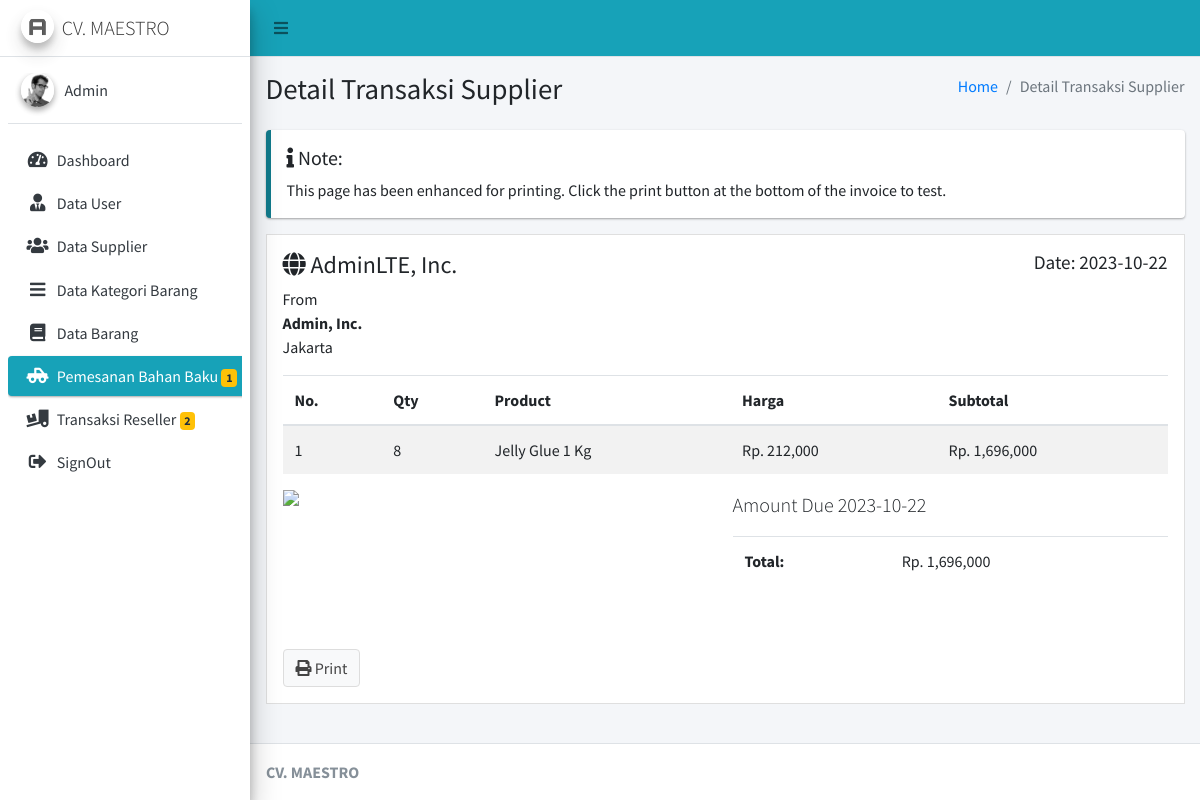
The app's page /Admin/cTransaksi/detail_transaksi/143 (signed in) with its own data.
### tables this page shows
CREATE TABLE `po_bb` (
  `id_po_bb` int(11) NOT NULL,
  `id_user` int(11) NOT NULL,
  `id_supplier` int(11) NOT NULL,
  `tgl_transaksi` varchar(15) NOT NULL,
  `total_bayar` varchar(15) NOT NULL,
  `stat_bayar` int(11) NOT NULL,
  `bukti_bayar` text NOT NULL,
  `status_order` int(11) NOT NULL,
  `alamat_pengiriman` text NOT NULL
);

CREATE TABLE `po_dbb` (
  `id_po_dbb` int(11) NOT NULL,
  `id_po_bb` int(11) NOT NULL,
  `id_jenis` int(11) NOT NULL,
  `qty` int(11) NOT NULL
);

CREATE TABLE `jenis_barang` (
  `id_jenis` int(11) NOT NULL,
  `id_kategori` int(11) NOT NULL,
  `id_supplier` int(11) NOT NULL,
  `nama_barang` varchar(125) NOT NULL,
  `deskripsi` text NOT NULL,
  `satuan` varchar(15) NOT NULL,
  `harga_supplier` varchar(20) DEFAULT NULL,
  `stok_supplier` int(11) DEFAULT NULL,
  `harga_gudang` varchar(20) DEFAULT NULL,
  `stok_gudang` int(11) DEFAULT NULL,
  `stok_minimal` int(11) NOT NULL,
  `gambar` text NOT NULL,
  `type` int(11) NOT NULL
);

### application/controllers/Admin/cTransaksi.php (called while the page is built, shortened)
<?php
class cTransaksi extends CI_Controller
{
	public function __construct()
	{
		$this->load->model('mTransaksi');
		$this->load->model('mSupplier');
	}
	public function detail_transaksi($id)
	{
		$data = array(
			'transaksi' => $this->mTransaksi->detail_transaksi($id)
		);
		$this->load->view('Admin/Layout/head');
		$this->load->view('Admin/Layout/aside');
		$this->load->view('Admin/TransaksiSupplier/vDetailTransaksi', $data);
		$this->load->view('Admin/Layout/footer');
	}
}

### index.php (called while the page is built, shortened)
<?php
require_once BASEPATH.'core/CodeIgniter.php';

### application/models/mTransaksi.php (called while the page is built, shortened)
<?php
class mTransaksi extends CI_Model
{
	public function detail_transaksi($id)
	{
		$data['transaksi'] = $this->db->query("SELECT * FROM `po_bb` WHERE id_po_bb='" . $id . "'")->row();
		$data['detail'] = $this->db->query("SELECT * FROM `po_bb` JOIN po_dbb ON po_bb.id_po_bb=po_dbb.id_po_bb JOIN jenis_barang ON po_dbb.id_jenis=jenis_barang.id_jenis WHERE po_bb.id_po_bb='" . $id . "'")->result();
		return $data;
	}
}

### application/views/Admin/TransaksiSupplier/vDetailTransaksi.php (the view, shortened to what this page needs)
<div class="content-wrapper">
	<section class="content-header">
		<div class="container-fluid">
			<div class="row mb-2">
				<div class="col-sm-6">
					<h1>Detail Transaksi Supplier</h1>
				</div>
				<div class="col-sm-6">
					<ol class="breadcrumb float-sm-right">
						<li class="breadcrumb-item"><a href="#">Home</a></li>
						<li class="breadcrumb-item active">Detail Transaksi Supplier</li>
					</ol>
				</div>
			</div>
		</div>
	</section>
	<section class="content">
		<div class="container-fluid">
			<div class="row">
				<div class="col-12">
					<div class="callout callout-info">
						<h5><i class="fas fa-info"></i> Note:</h5>
						This page has been enhanced for printing. Click the print button at the bottom of the invoice to test.
					</div>
					<div class="invoice p-3 mb-3">
						<div class="row">
							<div class="col-12">
								<h4>
									<i class="fas fa-globe"></i> AdminLTE, Inc.
									<small class="float-right">Date: <?= date('Y-m-d') ?></small>
								</h4>
							</div>
						</div>
						<div class="row invoice-info">
							<div class="col-sm-4 invoice-col">
								From
								<address>
									<strong>Admin, Inc.</strong><br>
									<?= $transaksi['transaksi']->alamat_pengiriman ?><br>
								</address>
							</div>
						</div>
						<div class="row">
							<div class="col-12 table-responsive">
								<table class="table table-striped">
									<thead>
										<tr>
											<th>No.</th>
											<th>Qty</th>
											<th>Product</th>
											<th>Harga</th>
											<th>Subtotal</th>
										</tr>
									</thead>
									<tbody>
										<?php
										$no = 1;
										foreach ($transaksi['detail'] as $key => $value) {
										?>
											<tr>
												<td><?= $no++ ?></td>
												<td><?= $value->qty ?></td>
												<td><?= $value->nama_barang ?></td>
												<td>Rp. <?= number_format($value->harga_supplier)  ?></td>
												<td>Rp. <?= number_format($value->harga_supplier * $value->qty)  ?></td>
											</tr>
										<?php
										}
										?>
									</tbody>
								</table>
							</div>
						</div>
						<div class="row">
							<div class="col-6">
								<?php
								if ($transaksi['transaksi']->stat_bayar == '0' && $transaksi['transaksi']->status_order != '9') {
								?>
									<?php echo form_open_multipart('Admin/cTransaksi/bayar/' . $transaksi['transaksi']->id_po_bb); ?>
									<label>Pembayaran</label>
									<input type="file" name="bayar" class="form-control">
									<button type="submit" class="btn btn-success mt-3"><i class="far fa-credit-card"></i> Submit
										Payment
									</button>
									</form>
								<?php
								} else {
								?>
									<img class="mb-5" style="width: 150px;" src="<?= base_url('asset/pembayaran/' . $transaksi['transaksi']->bukti_bayar)  ?>">
								<?php
								}
								?>
							</div>
							<div class="col-6">
								<p class="lead">Amount Due <?= date('Y-m-d') ?></p>
								<div class="table-responsive">
									<table class="table">
										<tr>
											<th>Total:</th>
											<td>Rp. <?= number_format($transaksi['transaksi']->total_bayar)  ?></td>
										</tr>
									</table>
								</div>
							</div>
						</div>
						<div class="row no-print">
							<div class="col-12">
								<button type="button" onclick="window.print()" class="btn btn-default mt-5"><i class="fas fa-print"></i> Print</button>
							</div>
						</div>
					</div>
				</div>
			</div>
		</div>
	</section>
</div>

### records on screen
po_bb: alamat_pengiriman "Jakarta", total_bayar "1,696,000"
po_dbb: qty "8", id_jenis.nama_barang "Jelly Glue 1 Kg", id_jenis.harga_supplier "212,000", $value->harga_supplier * $value->qty "1,696,000"

### other values on screen
$data_pemesanan_bb->jml "1"
$data->jml "2"
